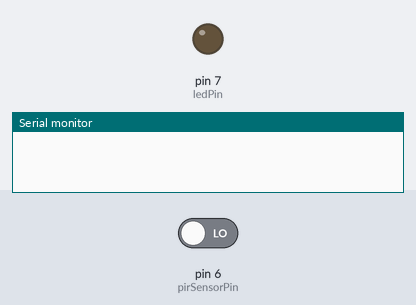
Simulated run of this sketch. Board: Arduino Uno, built with avr-gcc and run on an emulated ATmega328P. Parts: output pins drawn as LEDs (lit = HIGH), the last lines printed to the serial monitor. The inputs (shaded band) are chosen by the test bench; at power-on: pin 6 (pirSensorPin) LOW.

Above: at 2.8 s.
2.9 s: pin 6 (pirSensorPin) driven HIGH
At 3.6 s:
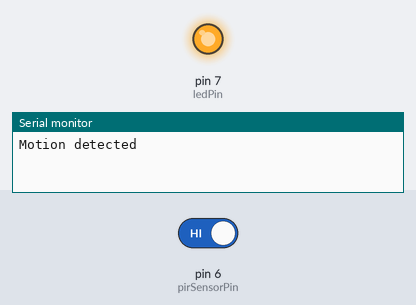
4.5 s: pin 6 (pirSensorPin) driven LOW
At 6.4 s:
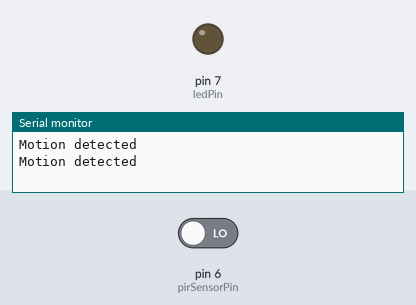
Timing chart, 0 to 7.9 s (numbered marks = the images above; inputs shaded):
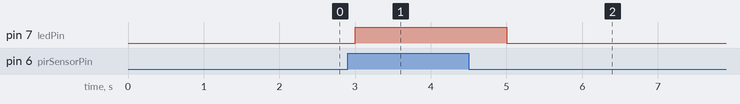

The sketch:

PIRSensor.ino
```cpp
int pirSensorPin = 6;
int ledPin = 7;

void setup() {
  pinMode(pirSensorPin, INPUT);
  pinMode(ledPin, OUTPUT);

  Serial.begin(115200);
}

void loop() {
  int pirValue = digitalRead(pirSensorPin);

  if (pirValue == HIGH) {
    digitalWrite(ledPin, HIGH);
    Serial.println("Motion detected");
  } else {
    digitalWrite(ledPin, LOW);
  }

  delay(1000);
}
```

Measured:
- after the input at 2.9 s, pin 7 (ledPin): LOW → HIGH after 0.10 s
- after the input at 4.5 s, pin 7 (ledPin): HIGH → LOW after 0.50 s
